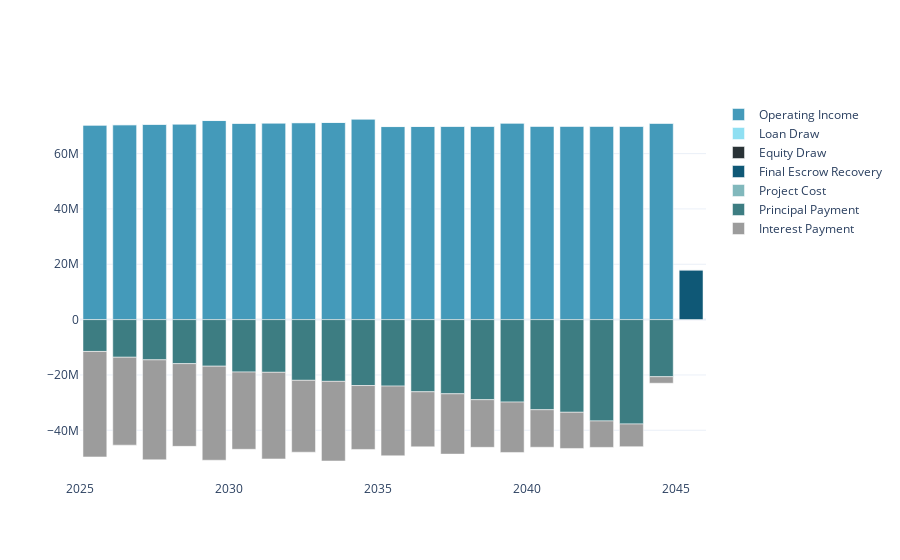

This figure's notebook cell:
### Code cell
row_names = ["Operating Income",  "Loan Draw", "Equity Draw", "Final Escrow Recovery", "Project Cost", "Principal Payment", "Interest Payment"]

traces = []
for ix, rn in enumerate(row_names):
    if ix <= 3:
        traces.append(go.Bar(name=rn,x=gm.iloc[:, 2:].columns, y=gm.iloc[:, 2:].loc[rn]*1 ))
    else:
        traces.append(go.Bar(name=rn,x=gm.iloc[:, 2:].columns, y=gm.iloc[:, 2:].loc[rn]*-1 ))



fig = go.Figure(data=traces)
# Change the bar mode
fig.update_layout(barmode='relative')
fig.show()
